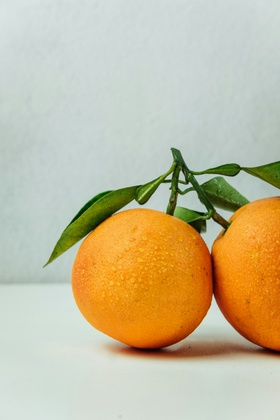
%> input picture image1.jpg, 280 x 420 px, shrunk from 4000 x 6000 before the run
$ octave Task_6_Histogram.m   (GNU Octave 9; MATLAB toolbox functions it lacks are replaced by stand-ins)
%> lines starting %> are read from the running program, lines starting %| are printed output that depends on the picture
clc; clear; close all;

a = imread('image1.jpg');
%> a is the input picture: size 420x280x3 uint8; mean R, G, B 197.6, 187.2, 156

if size(a,3) == 3
    img_gray = rgb2gray(a);
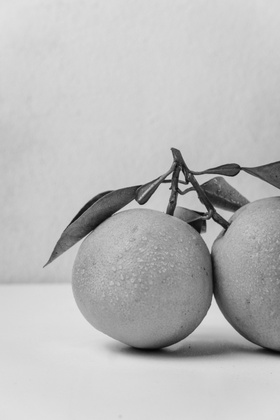
%> img_gray: size 420x280 uint8; min 7, max 227, mean 186.7
else
    img_gray = a;
end

hist = zeros(1, 256);  % Initialize histogram

[rows, cols] = size(img_gray);
%> rows = 420; cols = 280
for i = 1:rows
    for j = 1:cols
        intensity = img_gray(i, j);
        hist(intensity + 1) = hist(intensity + 1) + 1;
    end
end
%> after the loop, hist = 256 values, max 4313 at index 212, min 0 at index 1, mean 459.4


hist_builtin = imhist(img_gray);
%> hist_builtin has the same summary as hist

figure;
imshow(img_gray);

figure;
subplot(1,2,1);
bar(0:255, hist);
title('Manual Histogram');
xlabel('Gray Level'); ylabel('Count');

subplot(1,2,2);
bar(0:255, hist_builtin);
title('Built-in imhist');
xlabel('Gray Level'); ylabel('Count');
%> after `ylabel('Count')`:
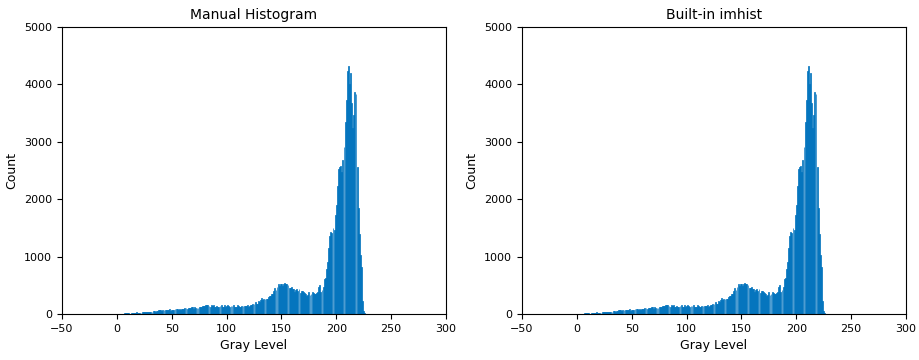
%> figure redrawn from the program's plot data, 2 panels; panel 1: tallest bar 4313 high, from x = 210.6 to 211.4; panel 2: tallest bar 4313 high, from x = 210.6 to 211.4

$ run again, with image2.jpg copied over image1.jpg
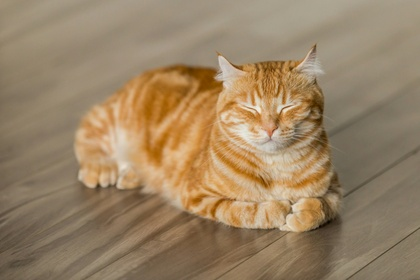
%> input picture image2.jpg, 420 x 280 px, shrunk from 4990 x 3327 before the run
%> a is the input picture: size 280x420x3 uint8; mean R, G, B 154.2, 130.9, 100.5
%> `img_gray = rgb2gray(a);`:
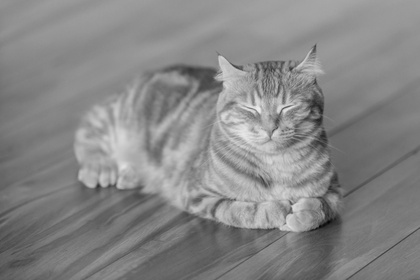
%> img_gray: size 280x420 uint8; min 6, max 236, mean 134.4
%> after the loop `for i = 1:rows`: hist = 256 values, max 2453 at index 144, min 0 at index 1, mean 459.4
%> hist_builtin has the same summary as hist
%> `ylabel('Count')`:
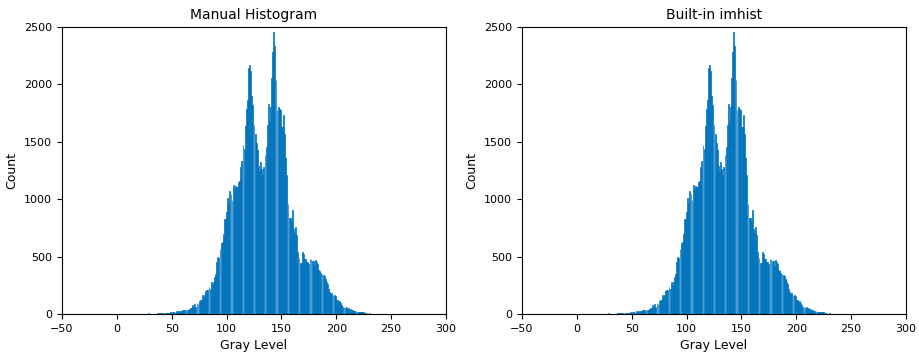
%> figure redrawn from the program's plot data, 2 panels; panel 1: tallest bar 2453 high, from x = 142.6 to 143.4; panel 2: tallest bar 2453 high, from x = 142.6 to 143.4
